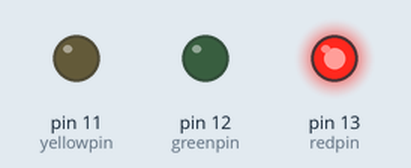
Recording of a sketch running on a simulated Arduino Uno, built with avr-gcc and run on an emulated ATmega328P. Shown: output pins drawn as LEDs (lit = HIGH).

Above: at 0.5 s.
At 1.2 s:
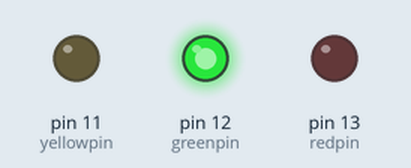
At 4.5 s:
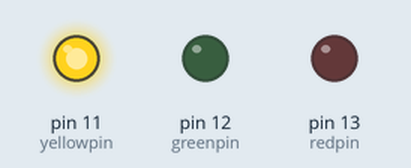
Timing chart, 0 to 5.8 s (numbered marks = the images above):
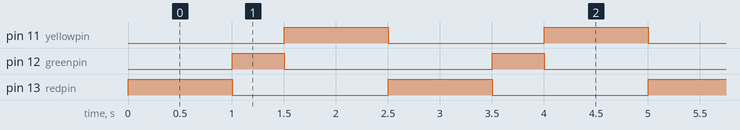

Measured:
- by itself, pin 11 (yellowpin), pin 13 (redpin): alternates HIGH for 1.0 s and LOW for 1.5 s
- by itself, pin 12 (greenpin): alternates HIGH for 0.50 s and LOW for 2.0 s
- by itself, everything shown: repeats every 2.5 s, in 3 steps

The sketch:

trafficled.ino
```cpp
int redpin=13;
int greenpin=12;
int yellowpin=11;
void setup() {
  // put your setup code here, to run once:
pinMode(redpin,OUTPUT);
pinMode(greenpin,OUTPUT);
pinMode(yellowpin,OUTPUT);
}

void loop() {
  // put your main code here, to run repeatedly:
digitalWrite(yellowpin,LOW);
digitalWrite(greenpin,LOW);
digitalWrite(redpin,HIGH);
delay(1000);
digitalWrite(redpin,LOW);
digitalWrite(greenpin,HIGH);
delay(500);
digitalWrite(greenpin,LOW);
digitalWrite(yellowpin,HIGH);
delay(1000);
}
```
